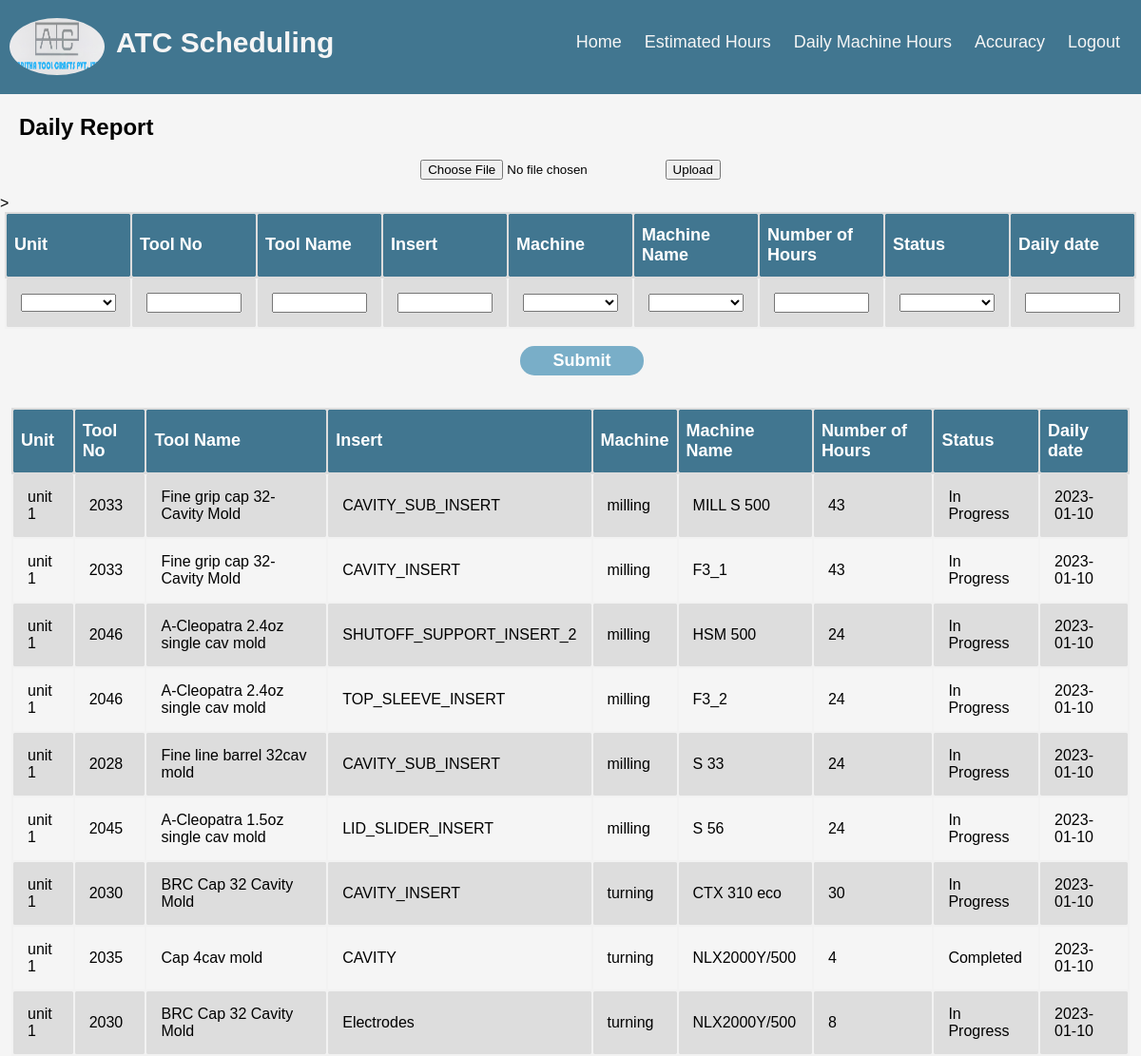
The page /daily_machine_hours/ (signed in) on the database its author committed.
### schedule/models.py (models this page shows, shortened)
class DailyMachineHoursInput(models.Model):
    unit = models.CharField('unit',max_length = 200,blank=True)
    tool_no = models.CharField('Tool Number',max_length = 200,blank=True)
    tool_name = models.CharField('Tool Name',max_length = 200,blank=True)
    insert = models.CharField('Insert',max_length = 200,blank=True)
    machine = models.CharField('Machine', max_length = 200,blank=True)
    machine_name = models.CharField('Machine Name', max_length = 200,blank=True)
    num_of_hours = models.IntegerField('Number of Hours',blank=True,null=True)
    status = models.CharField('Status', max_length = 200,blank=True)
    daily_date = models.DateField('Daily Date',blank=True,null=True)
    class Meta():
        db_table = "DailyMachineHoursInput"

### schedule/views.py (the view)
# urls.py: path(r'daily_machine_hours/',daily_machine_hours,name='Daily Machine Hours'),
@login_required(login_url='Login')
@cache_control(no_cache=True, must_revalidate=True, no_store=True)
def daily_machine_hours(request):
    df = pd.DataFrame(list(DailyMachineHoursInput.objects.all().values()))
    return input_page_req_func(request, dailyMachineHoursForm, '/daily_machine_hours?submit=True', df, 'daily_report_input.html')

### schedule/views.py (called while the page is built, shortened)
def input_page_req_func(request, input_form, submit_req_str, df, html):
    submit = False
    form = input_form
    df = df.loc[::-1]
    def convert_timestamp(item_date_object):
        if isinstance(item_date_object, (datetime.date, datetime.datetime)):
            return item_date_object.strftime("%Y-%m-%d")
    dict_ = df.reset_index().to_dict(orient ='records')
    json_records = json.dumps(dict_,default=convert_timestamp)
    data = []
    data = json.loads(json_records)
    return render(request,html ,{'d':data,'form':form,"Submit":submit})

### templates/daily_report_input.html (shortened to what this page needs)
    {% extends 'nav_bar.html' %}
    {% block mycontent %}
        {% if submit %}
        Form Submitted Successfully
        {% else %}
    <h2> &nbsp;&nbsp;&nbsp;Daily Report </h2>
    <center>
      <form action = "" method="post" enctype="multipart/form-data">
        <input type = "file" name="file">
        <button type="submit" name="file">Upload</button>
      </form>
    </center>>
    <center>
      <form action = "" method="post" enctype="multipart/form-data">
            <table id="customers">
          <tr>
            <th>Unit</th>
            <th>Tool No</th>
            <th>Tool Name</th>
            <th>Insert</th>
            <th>Machine</th>
            <th>Machine Name</th>
            <th>Number of Hours</th>
            <th>Status</th>
            <th>Daily date</th>
          </tr>
            <tr>
                <td>{{form.unit}}</td>
                <td>{{form.tool_no}}</td>
                <td>{{form.tool_name}}</td>
                <td>{{form.insert}}</td>
                <td>{{form.machine}}</td>
                <td>{{form.machine_name}}</td>
                <td>{{form.num_of_hours}}</td>
                <td>{{form.status}}</td>
                <td>{{form.daily_date}}</td>
            </tr>
            </table>
    <br>
    <button class="button" type="submit" value= "submit">Submit</button>
    </form>
    </center>
    <br>
    <center>
    <table id="customers">
      <tr>
        <th>Unit</th>
        <th>Tool No</th>
        <th>Tool Name</th>
        <th>Insert</th>
        <th>Machine</th>
        <th>Machine Name</th>
        <th>Number of Hours</th>
        <th>Status</th>
        <th>Daily date</th>
      </tr>
        {% for i in d %}
        <tr class='sub'>
            <td class='sub'>{{i.unit}}</td>
            <td class='sub'>{{i.tool_no}}</td>
            <td class='sub'>{{i.tool_name}}</td>
            <td class='sub'>{{i.insert}}</td>
            <td class='sub'>{{i.machine}}</td>
            <td class='sub'>{{i.machine_name}}</td>
            <td class='sub'>{{i.num_of_hours}}</td>
            <td class='sub'>{{i.status}}</td>
            <td class='sub'>{{i.daily_date}}</td>
        </tr>
        {% endfor %}
    </table>
    </center>
        {% endif %}
    {% endblock %}

### templates/daily_report_input.html (style rules this page uses)
.button { display: block; padding: 5px 4px; font-size: 18px; cursor: pointer; text-align: center; text-decoration: none; outline: none; color: white; background-color: #79aec8; border: none; border-radius: 15px; width: 130px; font-weight: bold; position:relative; left:1% }
#customers { font-family: Arial, Helvetica, sans-serif; border-collapse: collapse; width: 98%; }
#customers td { padding: 15px; border: 2px solid #f2f2f2; border-radius: 5px; }
#customers th { border: 2px solid #ddd; padding: 8px; border-radius: 5px }
#customers tr:nth-child(even) { background-color: #ddd; }
#customers th { padding-top: 12px; padding-bottom: 12px; text-align: left; background-color: #417690; color: white; font-weight: bold; font-size: 18px; }

### templates/nav_bar.html (style rules this page uses)
* { box-sizing: border-box; }
body { margin: 0; font-family: Arial, Helvetica, sans-serif; }

### rows shown on the page
DailyMachineHoursInput: unit "unit 1", tool_no "2033", tool_name "Fine grip cap 32-Cavity Mold", insert "CAVITY_SUB_INSERT", machine "milling", machine_name "MILL S 500", num_of_hours "43", status "In Progress", daily_date "2023-01-10"
DailyMachineHoursInput: unit "unit 1", tool_no "2033", tool_name "Fine grip cap 32-Cavity Mold", insert "CAVITY_INSERT", machine "milling", machine_name "F3_1", num_of_hours "43", status "In Progress", daily_date "2023-01-10"
DailyMachineHoursInput: unit "unit 1", tool_no "2046", tool_name "A-Cleopatra 2.4oz single cav mold", insert "SHUTOFF_SUPPORT_INSERT_2", machine "milling", machine_name "HSM 500", num_of_hours "24", status "In Progress", daily_date "2023-01-10"
DailyMachineHoursInput: unit "unit 1", tool_no "2046", tool_name "A-Cleopatra 2.4oz single cav mold", insert "TOP_SLEEVE_INSERT", machine "milling", machine_name "F3_2", num_of_hours "24", status "In Progress", daily_date "2023-01-10"
DailyMachineHoursInput: unit "unit 1", tool_no "2028", tool_name "Fine line barrel 32cav mold", insert "CAVITY_SUB_INSERT", machine "milling", machine_name "S 33", num_of_hours "24", status "In Progress", daily_date "2023-01-10"
DailyMachineHoursInput: unit "unit 1", tool_no "2045", tool_name "A-Cleopatra 1.5oz single cav mold", insert "LID_SLIDER_INSERT", machine "milling", machine_name "S 56", num_of_hours "24", status "In Progress", daily_date "2023-01-10"
DailyMachineHoursInput: unit "unit 1", tool_no "2030", tool_name "BRC Cap 32 Cavity Mold", insert "CAVITY_INSERT", machine "turning", machine_name "CTX 310 eco", num_of_hours "30", status "In Progress", daily_date "2023-01-10"
DailyMachineHoursInput: unit "unit 1", tool_no "2035", tool_name "Cap 4cav mold", insert "CAVITY", machine "turning", machine_name "NLX2000Y/500", num_of_hours "4", status "Completed", daily_date "2023-01-10"
DailyMachineHoursInput: unit "unit 1", tool_no "2030", tool_name "BRC Cap 32 Cavity Mold", insert "Electrodes", machine "turning", machine_name "NLX2000Y/500", num_of_hours "8", status "In Progress", daily_date "2023-01-10"
